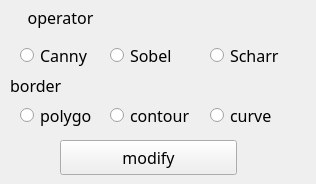
<?xml version="1.0" encoding="UTF-8"?>
<ui version="4.0">
 <class>OutLineImage</class>
 <widget class="QWidget" name="OutLineImage">
  <property name="geometry">
   <rect>
    <x>0</x>
    <y>0</y>
    <width>316</width>
    <height>184</height>
   </rect>
  </property>
  <property name="minimumSize">
   <size>
    <width>316</width>
    <height>184</height>
   </size>
  </property>
  <property name="windowTitle">
   <string>OutLineImage</string>
  </property>
  <widget class="QPushButton" name="pushButton">
   <property name="geometry">
    <rect>
     <x>60</x>
     <y>140</y>
     <width>177</width>
     <height>35</height>
    </rect>
   </property>
   <property name="minimumSize">
    <size>
     <width>177</width>
     <height>35</height>
    </size>
   </property>
   <property name="font">
    <font>
     <family>黑体</family>
     <pointsize>12</pointsize>
    </font>
   </property>
   <property name="text">
    <string>modify</string>
   </property>
  </widget>
  <widget class="QLabel" name="label">
   <property name="geometry">
    <rect>
     <x>10</x>
     <y>2</y>
     <width>101</width>
     <height>31</height>
    </rect>
   </property>
   <property name="minimumSize">
    <size>
     <width>101</width>
     <height>31</height>
    </size>
   </property>
   <property name="maximumSize">
    <size>
     <width>101</width>
     <height>31</height>
    </size>
   </property>
   <property name="font">
    <font>
     <family>黑体</family>
     <pointsize>12</pointsize>
    </font>
   </property>
   <property name="text">
    <string>operator</string>
   </property>
   <property name="alignment">
    <set>Qt::AlignCenter</set>
   </property>
  </widget>
  <widget class="QRadioButton" name="radioButton_3">
   <property name="geometry">
    <rect>
     <x>210</x>
     <y>40</y>
     <width>81</width>
     <height>31</height>
    </rect>
   </property>
   <property name="minimumSize">
    <size>
     <width>71</width>
     <height>31</height>
    </size>
   </property>
   <property name="maximumSize">
    <size>
     <width>100</width>
     <height>31</height>
    </size>
   </property>
   <property name="font">
    <font>
     <family>黑体</family>
     <pointsize>12</pointsize>
    </font>
   </property>
   <property name="text">
    <string>Scharr</string>
   </property>
  </widget>
  <widget class="QRadioButton" name="radioButton_2">
   <property name="geometry">
    <rect>
     <x>110</x>
     <y>40</y>
     <width>71</width>
     <height>31</height>
    </rect>
   </property>
   <property name="minimumSize">
    <size>
     <width>71</width>
     <height>31</height>
    </size>
   </property>
   <property name="maximumSize">
    <size>
     <width>71</width>
     <height>31</height>
    </size>
   </property>
   <property name="font">
    <font>
     <family>黑体</family>
     <pointsize>12</pointsize>
    </font>
   </property>
   <property name="text">
    <string>Sobel</string>
   </property>
  </widget>
  <widget class="QRadioButton" name="radioButton">
   <property name="geometry">
    <rect>
     <x>20</x>
     <y>40</y>
     <width>71</width>
     <height>31</height>
    </rect>
   </property>
   <property name="minimumSize">
    <size>
     <width>71</width>
     <height>31</height>
    </size>
   </property>
   <property name="maximumSize">
    <size>
     <width>71</width>
     <height>31</height>
    </size>
   </property>
   <property name="font">
    <font>
     <family>黑体</family>
     <pointsize>12</pointsize>
    </font>
   </property>
   <property name="text">
    <string>Canny</string>
   </property>
  </widget>
  <widget class="QLabel" name="label_2">
   <property name="geometry">
    <rect>
     <x>10</x>
     <y>70</y>
     <width>101</width>
     <height>31</height>
    </rect>
   </property>
   <property name="minimumSize">
    <size>
     <width>101</width>
     <height>31</height>
    </size>
   </property>
   <property name="maximumSize">
    <size>
     <width>101</width>
     <height>31</height>
    </size>
   </property>
   <property name="font">
    <font>
     <family>黑体</family>
     <pointsize>12</pointsize>
    </font>
   </property>
   <property name="text">
    <string>border</string>
   </property>
   <property name="alignment">
    <set>Qt::AlignLeading|Qt::AlignLeft|Qt::AlignVCenter</set>
   </property>
  </widget>
  <widget class="QRadioButton" name="radioButton_4">
   <property name="geometry">
    <rect>
     <x>20</x>
     <y>100</y>
     <width>71</width>
     <height>31</height>
    </rect>
   </property>
   <property name="minimumSize">
    <size>
     <width>71</width>
     <height>31</height>
    </size>
   </property>
   <property name="maximumSize">
    <size>
     <width>71</width>
     <height>31</height>
    </size>
   </property>
   <property name="font">
    <font>
     <family>黑体</family>
     <pointsize>12</pointsize>
    </font>
   </property>
   <property name="text">
    <string>polygon</string>
   </property>
  </widget>
  <widget class="QRadioButton" name="radioButton_5">
   <property name="geometry">
    <rect>
     <x>110</x>
     <y>100</y>
     <width>91</width>
     <height>31</height>
    </rect>
   </property>
   <property name="minimumSize">
    <size>
     <width>71</width>
     <height>31</height>
    </size>
   </property>
   <property name="maximumSize">
    <size>
     <width>100</width>
     <height>31</height>
    </size>
   </property>
   <property name="font">
    <font>
     <family>黑体</family>
     <pointsize>12</pointsize>
    </font>
   </property>
   <property name="text">
    <string>contour</string>
   </property>
  </widget>
  <widget class="QRadioButton" name="radioButton_6">
   <property name="geometry">
    <rect>
     <x>210</x>
     <y>100</y>
     <width>91</width>
     <height>31</height>
    </rect>
   </property>
   <property name="minimumSize">
    <size>
     <width>71</width>
     <height>31</height>
    </size>
   </property>
   <property name="maximumSize">
    <size>
     <width>100</width>
     <height>31</height>
    </size>
   </property>
   <property name="font">
    <font>
     <family>黑体</family>
     <pointsize>12</pointsize>
    </font>
   </property>
   <property name="text">
    <string>curve</string>
   </property>
  </widget>
 </widget>
 <layoutdefault spacing="6" margin="11"/>
 <resources/>
 <connections/>
</ui>
